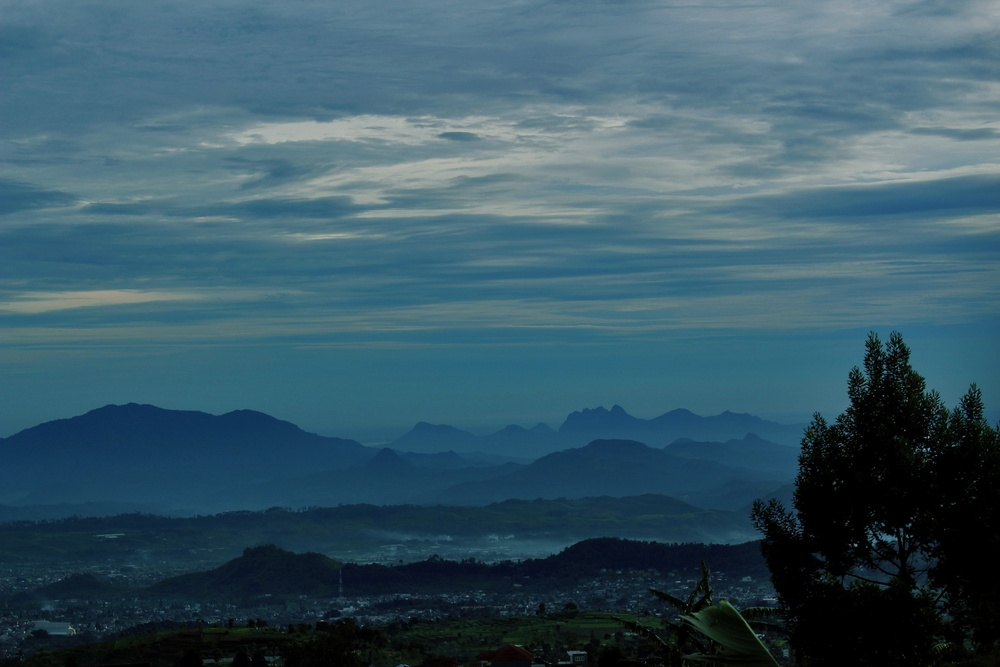
#> input picture fungsional/modul6/tugas/percobaan.jpg, 1000 x 667 px, shrunk from 2560 x 1707 before the run, found by its file name
$ python per3.py
#> lines starting #> are read from the running program, lines starting #| are printed output that depends on the picture
from PIL import Image, ImageEnhance

image = Image.open("C:\\Users\\krist\\VSCode\\fungsional\\modul6\\tugas\\percobaan.jpg")
#> image is the input picture: PIL image 1000x667 RGB; mean R, G, B 56.4, 87.8, 101.8

enhancer = ImageEnhance.Brightness(image)
brightened_image = enhancer.enhance(1.5)
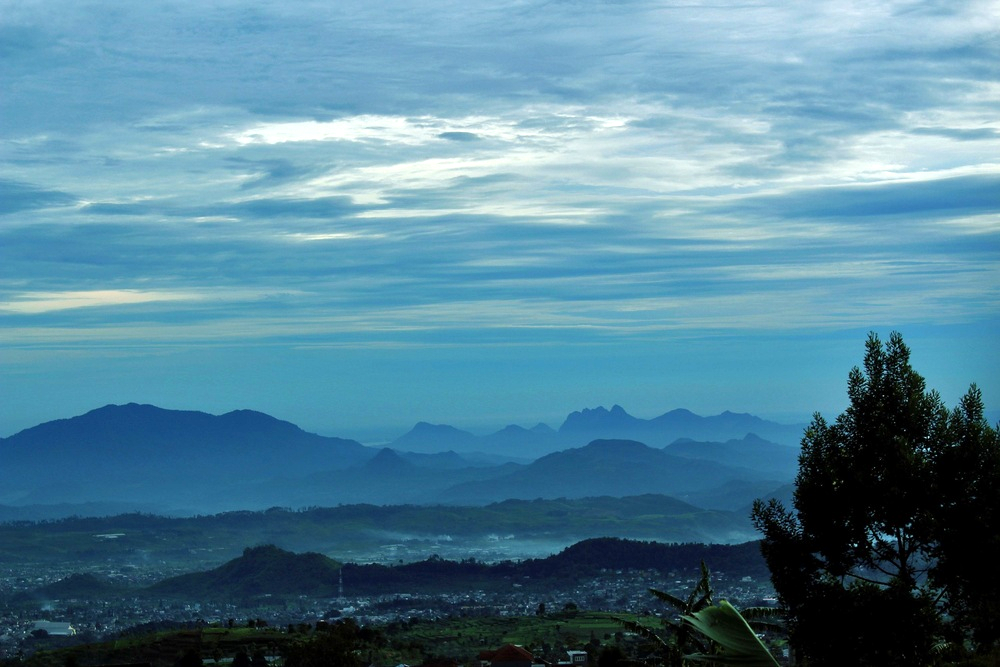
#> brightened_image: PIL image 1000x667 RGB; mean R, G, B 84.3, 131.4, 152.5

enhancer = ImageEnhance.Contrast(brightened_image)
final_image = enhancer.enhance(1.2)
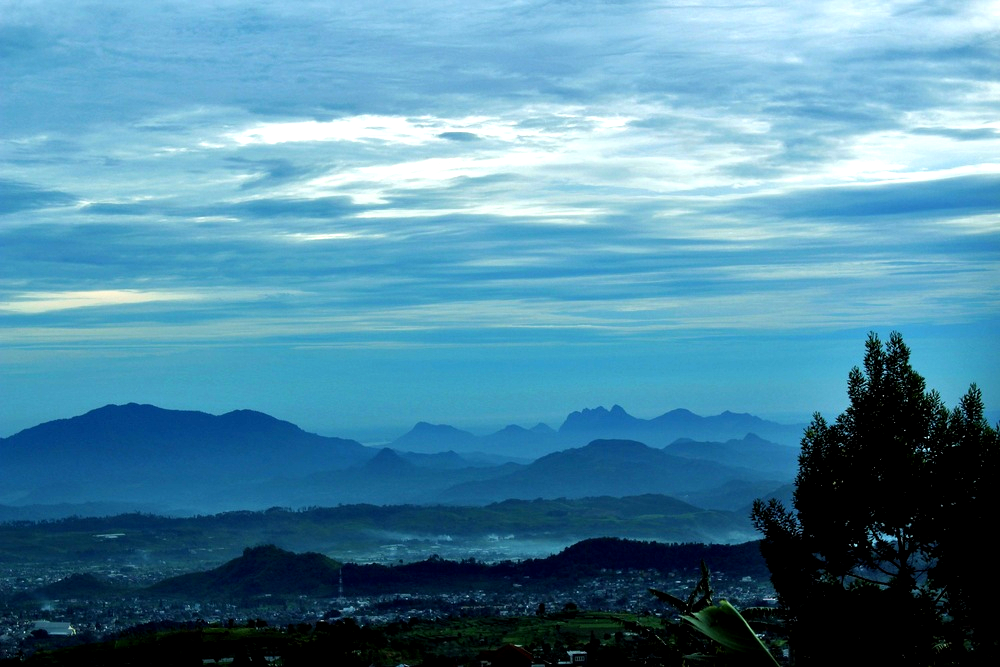
#> final_image: PIL image 1000x667 RGB; mean R, G, B 79, 134.7, 160.1

# 3. Simpan gambar hasil edit
final_image.save("brightness_contrast_image.jpg")

# 4. Tampilkan hasilnya
final_image.show()
